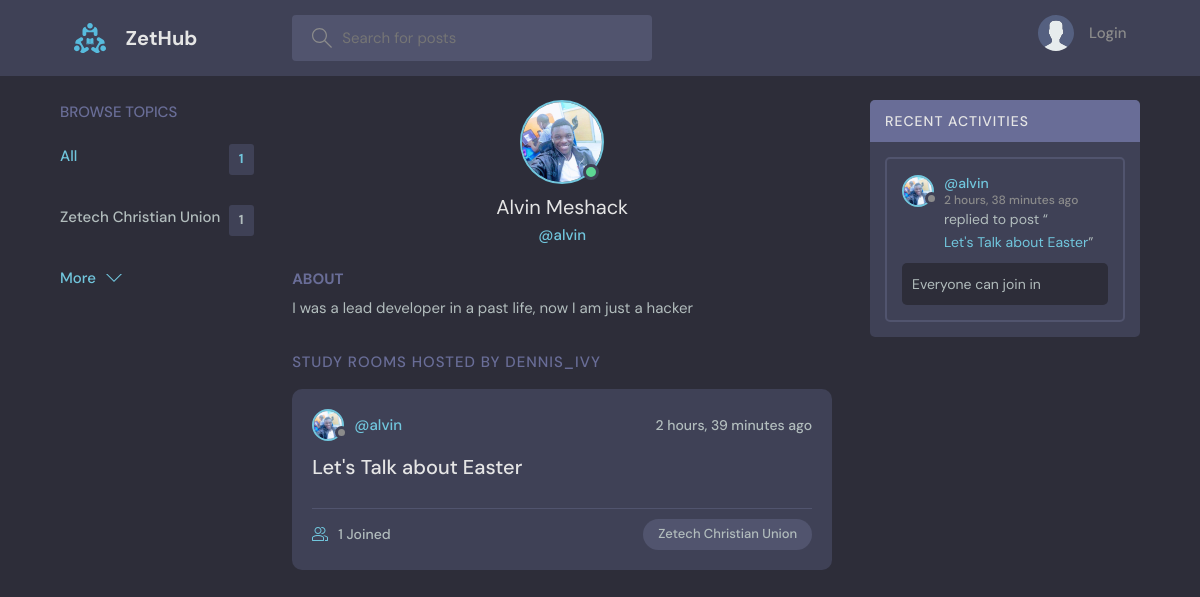
The app's page /profile/1/, older data.
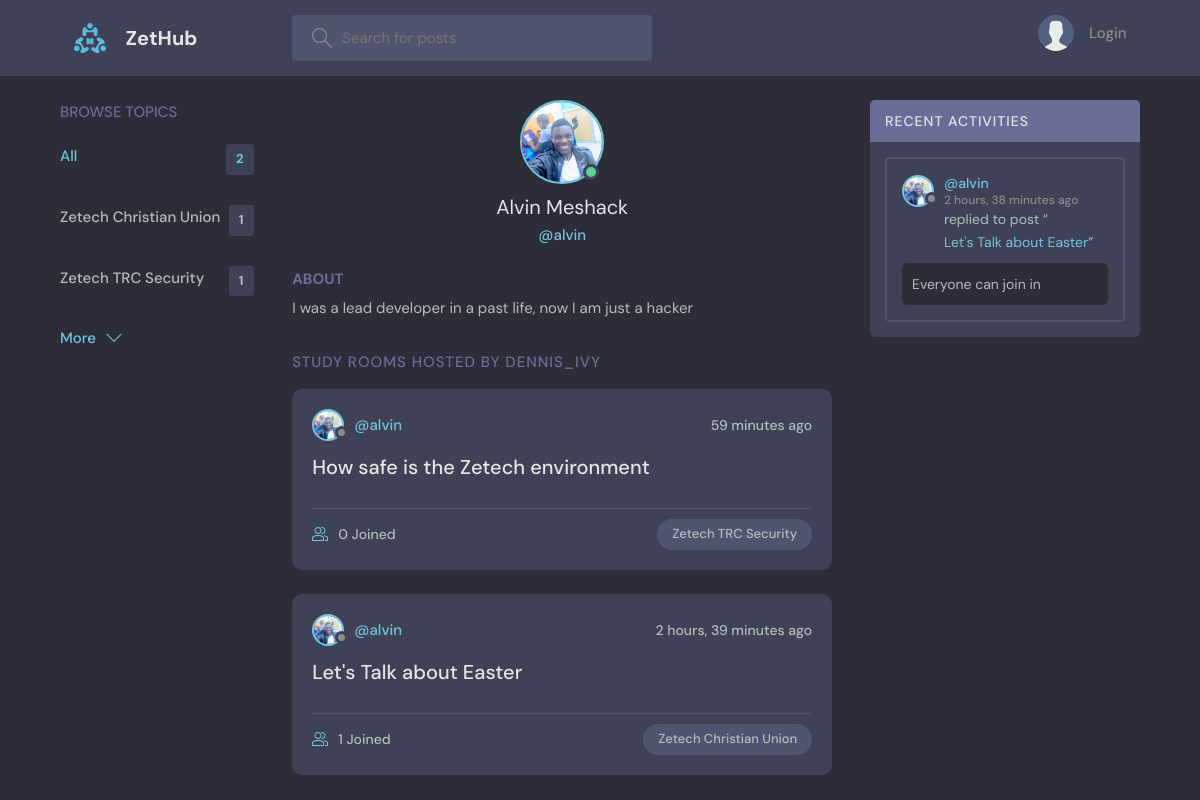
The same page, newer data.
### base/models.py (models this page shows, shortened)
class Topic(models.Model):
    name = models.CharField(max_length=200)

class User(AbstractUser):
    name = models.CharField(max_length=200, null=True)
    email = models.EmailField(unique=True, null=True)
    bio = models.TextField(null=True)
    avatar = models.ImageField(null=True, default="avatar.svg")
    USERNAME_FIELD = 'email'
    REQUIRED_FIELDS = []

class Room(models.Model):
    host = models.ForeignKey(User, on_delete=models.SET_NULL, null=True)
    topic = models.ForeignKey(Topic, on_delete=models.SET_NULL, null=True)
    name = models.CharField(max_length=200)
    description = models.TextField(null=True, blank=True)
    participants = models.ManyToManyField(
        User, related_name='participants', blank=True)
    updated = models.DateTimeField(auto_now=True)
    created = models.DateTimeField(auto_now_add=True)
    class Meta:
        ordering = ['-updated', '-created']
    def __str__(self):
        return self.name

class Message(models.Model):
    user = models.ForeignKey(User, on_delete=models.CASCADE)
    room = models.ForeignKey(Room, on_delete=models.CASCADE)
    body = models.TextField()
    updated = models.DateTimeField(auto_now=True)
    created = models.DateTimeField(auto_now_add=True)
    class Meta:
        ordering = ['-updated', '-created']

### base/views.py (the view)
# urls.py: path('profile/<str:pk>/', views.userProfile, name="user-profile"),
def userProfile(request, pk):
    user = User.objects.get(id=pk)
    rooms = user.room_set.all()
    room_messages = user.message_set.all()
    topics = Topic.objects.all()
    context = {'user': user, 'rooms': rooms,
               'room_messages': room_messages, 'topics': topics}
    return render(request, 'base/profile.html', context)

### base/templates/base/profile.html (shortened to what this page needs)
{% extends 'main.html' %}
{% block content %}
<main class="profile-page layout layout--3">
  <div class="container">
    {% include 'base/topics_component.html' %}
    <div class="roomList">
      <div class="profile">
        <div class="profile__avatar">
          <div class="avatar avatar--large active">
            <img src="{{user.avatar.url}}" />
          </div>
        </div>
        <div class="profile__info">
          <h3>{{user.name}}</h3>
          <p>@{{user.username}}</p>
        </div>
        <div class="profile__about">
          <h3>About</h3>
          <p>
            {{user.bio}}
          </p>
        </div>
      </div>
      <div class="roomList__header">
        <div>
          <h2>Study Rooms Hosted by dennis_ivy</a>
          </h2>
        </div>
      </div>
      {% include 'base/feed_component.html' %}
    </div>
    {% include 'base/activity_component.html' %}
  </div>
</main>
{% endblock content %}

### templates/main.html (shortened to what this page needs)
<!DOCTYPE html>
{% load static %}
<html lang="en">
<head>
    <link rel="stylesheet" href="{% static 'styles/style.css' %}" />
</head>
<body>
    {% include 'navbar.html' %}
    {% block content %}
    {% endblock %}
</body>
</html>

### templates/navbar.html (shortened to what this page needs)
{% load static %}
<header class="header header--loggedIn">
    <div class="container">
        <a href="{% url 'home' %}" class="header__logo">
            <img src="{% static 'images/logo.svg' %}" />
            <h1>ZetHub</h1>
        </a>
        <form class="header__search" method="GET" action="{% url 'home' %}">
            <label>
                <input name="q" placeholder="Search for posts" />
            </label>
        </form>
        <nav class="header__menu">
            {% if request.user.is_authenticated %}
            <div class="header__user">
                <a href="{% url 'update-user' %}">
                    <div class="avatar avatar--medium active">
                        <img src="{{request.user.avatar.url}}" />
                    </div>
                    <p>{{request.user.username}} <span>@{{request.user.username}}</span></p>
                </a>
                <button class="dropdown-button">
                    <svg version="1.1" xmlns="http://www.w3.org/2000/svg" width="32" height="32" viewBox="0 0 32 32">
                        <title>chevron-down</title>
                        <path d="M16 21l-13-13h-3l16 16 16-16h-3l-13 13z"></path>
                    </svg>
                </button>
            </div>
            {% else %}
            <a href="{% url 'login' %}">
                <img src="{% static 'images/avatar.svg' %}" />
                <p>Login</p>
            </a>
            {% endif %}
        </nav>
    </div>
</header>

### base/templates/base/topics_component.html
<div class="topics">
    <div class="topics__header">
        <h2>Browse Topics</h2>
    </div>
    <ul class="topics__list">
        <li>
            <a href="{% url 'home' %}" class="active">All <span>{{topics.count}}</span></a>
        </li>
        {% for topic in topics %}
        <li>
            <a href="{% url 'home' %}?q={{topic.name}}">{{topic.name}}<span>{{topic.room_set.all.count}}</span></a>
        </li>
        {% endfor %}
    </ul>
    <a class="btn btn--link" href="{% url 'topics' %}">
        More
        <svg version="1.1" xmlns="http://www.w3.org/2000/svg" width="32" height="32" viewBox="0 0 32 32">
            <title>chevron-down</title>
            <path d="M16 21l-13-13h-3l16 16 16-16h-3l-13 13z"></path>
        </svg>
    </a>
</div>

### base/templates/base/feed_component.html (shortened to what this page needs)
{% for room in rooms %}
<div class="roomListRoom">
    <div class="roomListRoom__header">
        <a href="{% url 'user-profile' room.host.id %}" class="roomListRoom__author">
            <div class="avatar avatar--small">
                <img src="{{room.host.avatar.url}}" />
            </div>
            <span>@{{room.host.username}}</span>
        </a>
        <div class="roomListRoom__actions">
            <span>{{room.created|timesince}} ago</span>
        </div>
    </div>
    <div class="roomListRoom__content">
        <a href="{% url 'room' room.id %}">{{room.name}}</a>
    </div>
    <div class="roomListRoom__meta">
        <a href="{% url 'room' room.id %}" class="roomListRoom__joined">
            {{room.participants.all.count}} Joined
        </a>
        <p class="roomListRoom__topic">{{room.topic.name}}</p>
    </div>
</div>
{% endfor %}

### base/templates/base/activity_component.html (shortened to what this page needs)
<div class="activities">
    <div class="activities__header">
        <h2>Recent Activities</h2>
    </div>
    {% for message in room_messages %}
    <div class="activities__box">
        <div class="activities__boxHeader roomListRoom__header">
            <a href="{% url 'user-profile' message.user.id %}" class="roomListRoom__author">
                <div class="avatar avatar--small">
                    <img src="{{message.user.avatar.url}}" />
                </div>
                <p>
                    @{{message.user.username}}
                    <span>{{message.created|timesince}} ago</span>
                </p>
            </a>
        </div>
        <div class="activities__boxContent">
            <p>replied to post “<a href="{% url 'room' message.room.id %}">{{message.room}}</a>”</p>
            <div class="activities__boxRoomContent">{{message.body}}</div>
        </div>
    </div>
    {% endfor %}
</div>

Row changes from the older to the newer data that the page shows:
added Topic: name "Zetech TRC Security", room_set.all.count "1"
added Room: host.avatar (picture), host.username "alvin", created "59 minutes", name "How safe is the Zetech environment", participants.all.count "0", topic.name "Zetech TRC Security"
Text that changed along with them:
{{ topics.count }}: "1" → "2"
